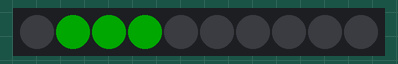
The program below on a simulated Raspberry Pi Pico running MicroPython. Parts: 10 RGB LEDs in strip order, left to right. Dim RGB values are drawn brighter than linear; library files of the repository ran but are not shown: neopixel.py.

Above: at 0.45 s.
At 1.66 s:
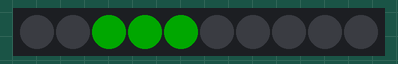
At 2.27 s:
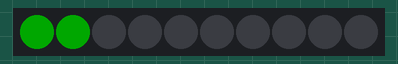
At 3.17 s:
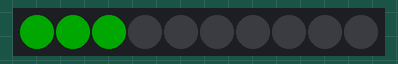

Measured:
- by itself, everything shown: repeats every 3.0 s, in 10 steps

The program:

example2.py
```python
from neopixel import Neopixel
import utime

numpix = 5
strip = Neopixel(numpix, 0, 28, "RGB")

red = (255, 0, 0)

delay = 0.004

utime.sleep(delay)


strip.brightness(42)
blank = (0,0,0)


while True:

    strip.show()
  ############ Left to Right ##################
    for x in range(3):
        strip.set_pixel(x+1, red)
        strip.show()
        utime.sleep(delay)
        strip.set_pixel(x, red)
        strip.show()
        utime.sleep(delay)
        strip.set_pixel(x+2, red)
        strip.show()
        utime.sleep(delay)
        strip.set_pixel(x, blank)
        utime.sleep(delay)
        strip.set_pixel(x+1, blank)
        utime.sleep(delay)
        strip.set_pixel(x+2, blank)
        strip.show()


  ############ Left to Right ##################
    for x in reversed(range(3)):
        strip.set_pixel(x+1, red)
        utime.sleep(delay)
        strip.show()
        strip.set_pixel(x, red)
        utime.sleep(delay)
        strip.show()
        strip.set_pixel(x+2, red)
        utime.sleep(delay)
        strip.show()
        strip.set_pixel(x, blank)
        utime.sleep(delay)
        strip.set_pixel(x+1, blank)
        utime.sleep(delay)
        strip.set_pixel(x+2, blank)
        strip.show()
```
